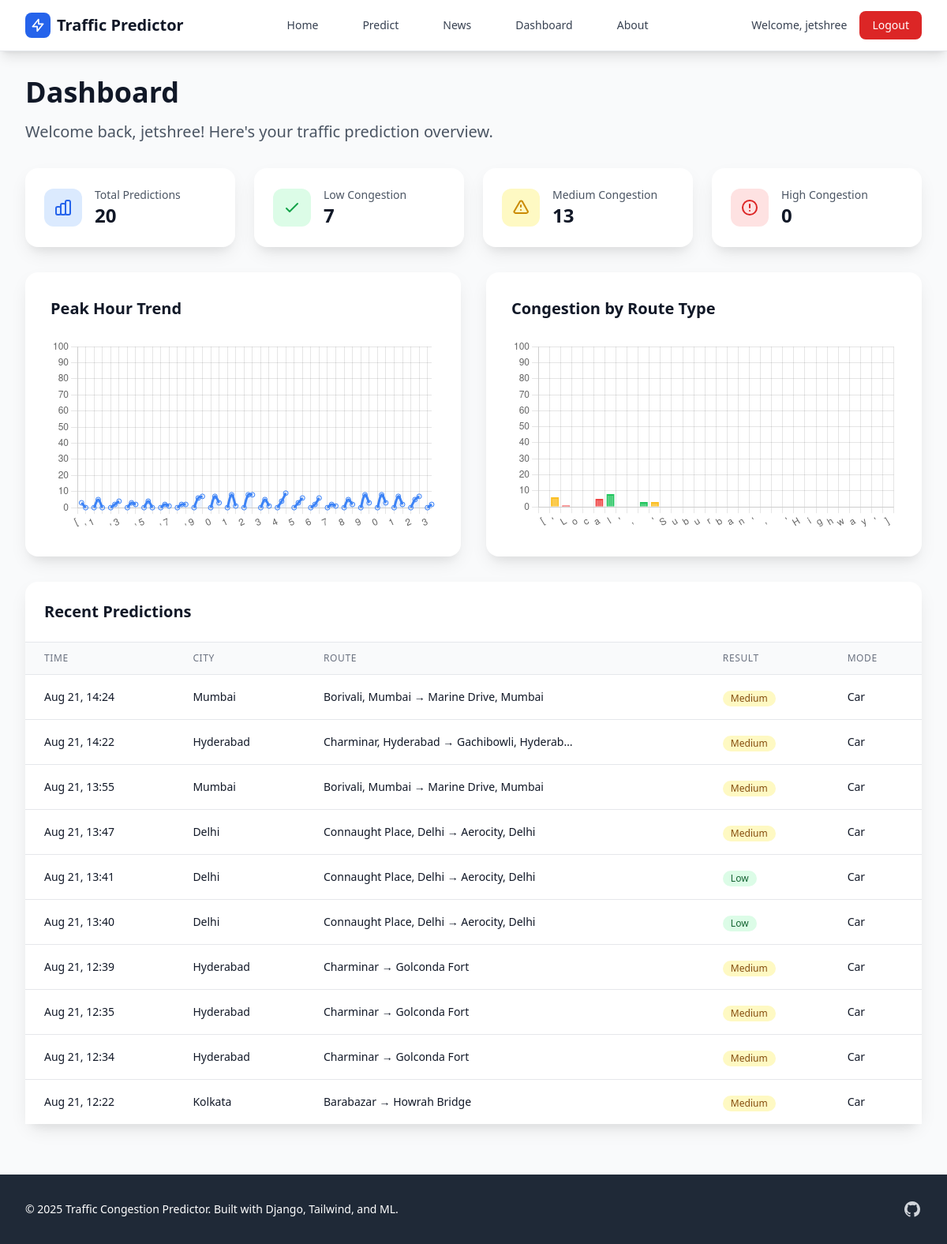
The app's page /dashboard/ (signed in) with its own data.
### predictor/models.py (models this page shows, shortened)
class Prediction(models.Model):
    CONGESTION_CHOICES = [
        ('Low', 'Low'),
        ('Medium', 'Medium'),
        ('High', 'High'),
    ]
    MODE_CHOICES = [
        ('Car', 'Car'),
        ('Metro', 'Metro'),
        ('Bike', 'Bike'),
        ('Walk', 'Walk'),
    ]
    user = models.ForeignKey(User, on_delete=models.CASCADE, null=True, blank=True)
    created_at = models.DateTimeField(default=timezone.now)
    city = models.CharField(max_length=100)
    source = models.CharField(max_length=200)
    destination = models.CharField(max_length=200)
    source_lat = models.FloatField()
    source_lon = models.FloatField()
    dest_lat = models.FloatField()
    dest_lon = models.FloatField()
    distance_km = models.FloatField()
    hour = models.IntegerField()
    weekday = models.IntegerField()
    day_type = models.CharField(max_length=50)
    weather = models.CharField(max_length=100)
    event_flag = models.BooleanField(default=False)
    route_type = models.CharField(max_length=50)
    congestion_level = models.CharField(max_length=10, choices=CONGESTION_CHOICES)
    suggested_mode = models.CharField(max_length=10, choices=MODE_CHOICES)
    class Meta:
        ordering = ['-created_at']

### predictor/views.py (the view)
# urls.py: path('dashboard/', views.dashboard_view, name='dashboard'),
@login_required
def dashboard_view(request):
    recent_predictions = Prediction.objects.filter(user=request.user)[:10]
    all_user_predictions = Prediction.objects.filter(user=request.user)
    total_predictions = all_user_predictions.count()
    low_congestion = all_user_predictions.filter(congestion_level='Low').count()
    medium_congestion = all_user_predictions.filter(congestion_level='Medium').count()
    high_congestion = all_user_predictions.filter(congestion_level='High').count()
    chart_data = generate_chart_data()
    context = {
        'recent_predictions': recent_predictions,
        'chart_data': chart_data,
        'total_predictions': total_predictions,
        'low_congestion': low_congestion,
        'medium_congestion': medium_congestion,
        'high_congestion': high_congestion,
    }
    return render(request, 'predictor/dashboard.html', context)

### predictor/views.py (called while the page is built)
def generate_chart_data():
    hours = list(range(24))
    congestion_levels = []
    for hour in hours:
        if 8 <= hour <= 10 or 17 <= hour <= 19:
            congestion_levels.append(random.randint(70, 90))
        elif 7 <= hour <= 11 or 16 <= hour <= 20:
            congestion_levels.append(random.randint(50, 70))
        else:
            congestion_levels.append(random.randint(20, 50))
    route_types = ['Local', 'Suburban', 'Highway']
    route_congestion = [random.randint(60, 80), random.randint(40, 60), random.randint(30, 50)]
    return {
        'peak_hours': {
            'labels': hours,
            'data': congestion_levels
        },
        'route_types': {
            'labels': route_types,
            'data': route_congestion
        }
    }

### templates/predictor/dashboard.html (shortened to what this page needs)
{% extends 'base.html' %}
{% block content %}
<div class="max-w-7xl mx-auto px-4 sm:px-6 lg:px-8 py-8">
    <div class="mb-8">
        <h1 class="text-3xl md:text-4xl font-bold text-gray-900 mb-4">
            Dashboard
        </h1>
        <p class="text-xl text-gray-600">
            Welcome back, {{ user.username }}! Here's your traffic prediction overview.
        </p>
    </div>
    <div class="grid md:grid-cols-4 gap-6 mb-8">
        <div class="bg-white rounded-2xl p-6 card-shadow">
            <div class="flex items-center">
                <div class="w-12 h-12 bg-blue-100 rounded-xl flex items-center justify-center">
                </div>
                <div class="ml-4">
                    <p class="text-sm font-medium text-gray-600">Total Predictions</p>
                    <p class="text-2xl font-bold text-gray-900">{{ total_predictions }}</p>
                </div>
            </div>
        </div>
        <div class="bg-white rounded-2xl p-6 card-shadow">
            <div class="flex items-center">
                <div class="w-12 h-12 bg-green-100 rounded-xl flex items-center justify-center">
                    <svg class="w-6 h-6 text-green-600" fill="none" stroke="currentColor" viewBox="0 0 24 24">
                        <path stroke-linecap="round" stroke-linejoin="round" stroke-width="2" d="M5 13l4 4L19 7"></path>
                    </svg>
                </div>
                <div class="ml-4">
                    <p class="text-sm font-medium text-gray-600">Low Congestion</p>
                    <p class="text-2xl font-bold text-gray-900">{{ low_congestion }}</p>
                </div>
            </div>
        </div>
        <div class="bg-white rounded-2xl p-6 card-shadow">
            <div class="flex items-center">
                <div class="w-12 h-12 bg-yellow-100 rounded-xl flex items-center justify-center">
                    <svg class="w-6 h-6 text-yellow-600" fill="none" stroke="currentColor" viewBox="0 0 24 24">
                        <path stroke-linecap="round" stroke-linejoin="round" stroke-width="2"
                            d="M12 9v2m0 4h.01m-6.938 4h13.856c1.54 0 2.502-1.667 1.732-2.5L13.732 4c-.77-.833-1.964-.833-2.732 0L3.732 16.5c-.77.833.192 2.5 1.732 2.5z">
                        </path>
                    </svg>
                </div>
                <div class="ml-4">
                    <p class="text-sm font-medium text-gray-600">Medium Congestion</p>
                    <p class="text-2xl font-bold text-gray-900">{{ medium_congestion }}</p>
                </div>
            </div>
        </div>
        <div class="bg-white rounded-2xl p-6 card-shadow">
            <div class="flex items-center">
                <div class="w-12 h-12 bg-red-100 rounded-xl flex items-center justify-center">
                    <svg class="w-6 h-6 text-red-600" fill="none" stroke="currentColor" viewBox="0 0 24 24">
                        <path stroke-linecap="round" stroke-linejoin="round" stroke-width="2"
                            d="M12 8v4m0 4h.01M21 12a9 9 0 11-18 0 9 9 0 0118 0z"></path>
                    </svg>
                </div>
                <div class="ml-4">
                    <p class="text-sm font-medium text-gray-600">High Congestion</p>
                    <p class="text-2xl font-bold text-gray-900">{{ high_congestion }}</p>
                </div>
            </div>
        </div>
    </div>
    <div class="grid lg:grid-cols-2 gap-8 mb-8">
        <div class="bg-white rounded-2xl p-8 card-shadow">
            <h3 class="text-xl font-bold text-gray-900 mb-6">Peak Hour Trend</h3>
            <canvas id="peakHourChart" width="400" height="200"></canvas>
        </div>
        <div class="bg-white rounded-2xl p-8 card-shadow">
            <h3 class="text-xl font-bold text-gray-900 mb-6">Congestion by Route Type</h3>
            <canvas id="routeTypeChart" width="400" height="200"></canvas>
        </div>
    </div>
    <div class="bg-white rounded-2xl card-shadow mb-8">
        <div class="p-6 border-b border-gray-200">
            <h3 class="text-xl font-bold text-gray-900">Recent Predictions</h3>
        </div>
        <div class="overflow-x-auto">
            <table class="min-w-full divide-y divide-gray-200">
                <thead class="bg-gray-50">
                    <tr>
                        <th class="px-6 py-3 text-left text-xs font-medium text-gray-500 uppercase tracking-wider">Time
                        </th>
                        <th class="px-6 py-3 text-left text-xs font-medium text-gray-500 uppercase tracking-wider">City
                        </th>
                        <th class="px-6 py-3 text-left text-xs font-medium text-gray-500 uppercase tracking-wider">Route
                        </th>
                        <th class="px-6 py-3 text-left text-xs font-medium text-gray-500 uppercase tracking-wider">
                            Result</th>
                        <th class="px-6 py-3 text-left text-xs font-medium text-gray-500 uppercase tracking-wider">Mode
                        </th>
                    </tr>
                </thead>
                <tbody class="bg-white divide-y divide-gray-200">
                    {% for prediction in recent_predictions %}
                    <tr class="hover:bg-gray-50">
                        <td class="px-6 py-4 whitespace-nowrap text-sm text-gray-900">
                            {{ prediction.created_at|date:"M d, H:i" }}
                        </td>
                        <td class="px-6 py-4 whitespace-nowrap text-sm text-gray-900">
                            {{ prediction.city }}
                        </td>
                        <td class="px-6 py-4 text-sm text-gray-900">
                            <div class="truncate max-w-xs">
                                {{ prediction.source }} → {{ prediction.destination }}
                            </div>
                        </td>
                        <td class="px-6 py-4 whitespace-nowrap">
                            <span class="inline-flex items-center px-2.5 py-0.5 rounded-full text-xs font-medium
                                {% if prediction.congestion_level == 'Low' %}bg-green-100 text-green-800
                                {% elif prediction.congestion_level == 'Medium' %}bg-yellow-100 text-yellow-800
                                {% else %}bg-red-100 text-red-800{% endif %}">
                                {{ prediction.congestion_level }}
                            </span>
                        </td>
                        <td class="px-6 py-4 whitespace-nowrap text-sm text-gray-900">
                            {{ prediction.suggested_mode }}
                        </td>
                    </tr>
                    {% endfor %}
                </tbody>
            </table>
        </div>
    </div>
</div>
{% endblock %}
{% block extra_scripts %}
<script>
    // Chart.js configurations
    const ctx1 = document.getElementById('peakHourChart').getContext('2d');
    const ctx2 = document.getElementById('routeTypeChart').getContext('2d');
    // Peak Hour Trend Chart
    const peakHourChart = new Chart(ctx1, {
        type: 'line',
        data: {
            labels: "{{ chart_data.peak_hours.labels | safe }}",
            datasets: [{
                label: 'Congestion Level (%)',
                data: "{{ chart_data.peak_hours.data | safe }}",
                borderColor: 'rgba(59, 130, 246, 1)',
                backgroundColor: 'rgba(59, 130, 246, 0.1)',
                tension: 0.4,
                fill: true
            }]
        },
        options: {
            responsive: true,
            scales: {
                y: {
                    beginAtZero: true,
                    max: 100
                }
            },
            plugins: {
                legend: {
                    display: false
                }
            }
        }
    });
    // Route Type Congestion Chart
    const routeTypeChart = new Chart(ctx2, {
        type: 'bar',
        data: {
            labels: "{{ chart_data.route_types.labels | safe }}",
            datasets: [{
                label: 'Congestion Level (%)',
                data:  "{{ chart_data.route_types.data | safe }}",
                backgroundColor: [
                    'rgba(34, 197, 94, 0.8)',
                    'rgba(251, 191, 36, 0.8)',
                    'rgba(239, 68, 68, 0.8)'
                ],
                borderColor: [
                    'rgba(34, 197, 94, 1)',
                    'rgba(251, 191, 36, 1)',
                    'rgba(239, 68, 68, 1)'
                ],
                borderWidth: 2
            }]
        },
        options: {
            responsive: true,
            scales: {
                y: {
                    beginAtZero: true,
                    max: 100
                }
            },
            plugins: {
                legend: {
                    display: false
                }
            }
        }
    });
</script>
{% endblock %}

### templates/base.html (shortened to what this page needs)
<!DOCTYPE html>
<html lang="en">
<head>
    <script src="https://cdn.tailwindcss.com"></script>
</head>
<body class="bg-gray-50 min-h-screen flex flex-col">
    <nav class="bg-white shadow-lg border-b border-gray-200">
        <div class="max-w-7xl mx-auto px-4 sm:px-6 lg:px-8">
            <div class="flex justify-between h-16">
                <div class="flex items-center">
                    <a href="{% url 'home' %}" class="flex items-center space-x-2">
                        <div class="w-8 h-8 bg-blue-600 rounded-lg flex items-center justify-center">
                            <svg class="w-5 h-5 text-white" fill="none" stroke="currentColor" viewBox="0 0 24 24">
                                <path stroke-linecap="round" stroke-linejoin="round" stroke-width="2"
                                    d="M13 10V3L4 14h7v7l9-11h-7z"></path>
                            </svg>
                        </div>
                        <span class="text-xl font-bold text-gray-900">Traffic Predictor</span>
                    </a>
                </div>
                <div class="hidden md:flex items-center space-x-8">
                    <a href="{% url 'home' %}"
                        class="text-gray-700 hover:text-blue-600 px-3 py-2 rounded-md text-sm font-medium">Home</a>
                    <a href="{% url 'predict' %}"
                        class="text-gray-700 hover:text-blue-600 px-3 py-2 rounded-md text-sm font-medium">Predict</a>
                    <a href="{% url 'news' %}"
                        class="text-gray-700 hover:text-blue-600 px-3 py-2 rounded-md text-sm font-medium">News</a>
                    {% if user.is_authenticated %}
                    <a href="{% url 'dashboard' %}"
                        class="text-gray-700 hover:text-blue-600 px-3 py-2 rounded-md text-sm font-medium">Dashboard</a>
                    {% endif %}
                    <a href="{% url 'about' %}"
                        class="text-gray-700 hover:text-blue-600 px-3 py-2 rounded-md text-sm font-medium">About</a>
                </div>
                <div class="flex items-center space-x-4">
                    {% if user.is_authenticated %}
                    <span class="text-sm text-gray-700">Welcome, {{ user.username }}</span>
                    <a href="{% url 'logout' %}"
                        class="bg-red-600 hover:bg-red-700 text-white px-4 py-2 rounded-lg text-sm font-medium">Logout</a>
                    {% else %}
                    <a href="{% url 'login' %}"
                        class="text-gray-700 hover:text-blue-600 px-3 py-2 rounded-md text-sm font-medium">Login</a>
                    <a href="{% url 'register' %}"
                        class="bg-blue-600 hover:bg-blue-700 text-white px-4 py-2 rounded-lg text-sm font-medium">Register</a>
                    {% endif %}
                </div>
            </div>
        </div>
    </nav>
    <main class="flex-1">
        {% block content %}{% endblock %}
    </main>
    <footer class="bg-gray-800 text-white mt-auto">
        <div class="max-w-7xl mx-auto py-8 px-4 sm:px-6 lg:px-8">
            <div class="flex flex-col md:flex-row justify-between items-center">
                <div class="mb-4 md:mb-0">
                    <p class="text-sm">&copy; 2025 Traffic Congestion Predictor. Built with Django, Tailwind, and ML.
                    </p>
                </div>
                <div class="flex space-x-6">
                    <a href="https://github.com" class="text-gray-300 hover:text-white">
                    </a>
                </div>
            </div>
        </div>
    </footer>
    {% block extra_scripts %}{% endblock %}
</body>
</html>

### templates/base.html (style rules this page uses)
.card-shadow { box-shadow: 0 10px 25px -5px rgba(0, 0, 0, 0.1), 0 10px 10px -5px rgba(0, 0, 0, 0.04); }

### records on screen
Prediction: created_at "Aug 21, 14:24", city "Mumbai", source "Borivali, Mumbai", destination "Marine Drive, Mumbai", congestion_level "Medium", suggested_mode "Car"
Prediction: created_at "Aug 21, 14:22", city "Hyderabad", source "Charminar, Hyderabad", destination "Gachibowli, Hyderabad", congestion_level "Medium", suggested_mode "Car"
Prediction: created_at "Aug 21, 13:55", city "Mumbai", source "Borivali, Mumbai", destination "Marine Drive, Mumbai", congestion_level "Medium", suggested_mode "Car"
Prediction: created_at "Aug 21, 13:47", city "Delhi", source "Connaught Place, Delhi", destination "Aerocity, Delhi", congestion_level "Medium", suggested_mode "Car"
Prediction: created_at "Aug 21, 13:41", city "Delhi", source "Connaught Place, Delhi", destination "Aerocity, Delhi", congestion_level "Low", suggested_mode "Car"
Prediction: created_at "Aug 21, 13:40", city "Delhi", source "Connaught Place, Delhi", destination "Aerocity, Delhi", congestion_level "Low", suggested_mode "Car"
Prediction: created_at "Aug 21, 12:39", city "Hyderabad", source "Charminar", destination "Golconda Fort", congestion_level "Medium", suggested_mode "Car"
Prediction: created_at "Aug 21, 12:35", city "Hyderabad", source "Charminar", destination "Golconda Fort", congestion_level "Medium", suggested_mode "Car"
Prediction: created_at "Aug 21, 12:34", city "Hyderabad", source "Charminar", destination "Golconda Fort", congestion_level "Medium", suggested_mode "Car"
Prediction: created_at "Aug 21, 12:22", city "Kolkata", source "Barabazar", destination "Howrah Bridge", congestion_level "Medium", suggested_mode "Car"

### other values on screen
{{ user.username }} "jetshree"
{{ total_predictions }} "20"
{{ low_congestion }} "7"
{{ medium_congestion }} "13"
{{ high_congestion }} "0"
chart data {{ chart_data.peak_hours.labels | safe }} [0, 1, 2, 3, 4, 5, 6, 7, 8, 9, 10, 11, 12, 13, 14, 15, 16, 17, 18, 19, 20, 21, 22, 23]
chart data {{ chart_data.peak_hours.data | safe }} [30, 50, 24, 32, 40, 21, 22, 67, 73, 81, 88, 51, 49, 36, 26, 21, 52, 83, 83, 72, 57, 22, 37, 33]
chart data {{ chart_data.route_types.data | safe }} [61, 58, 33]
